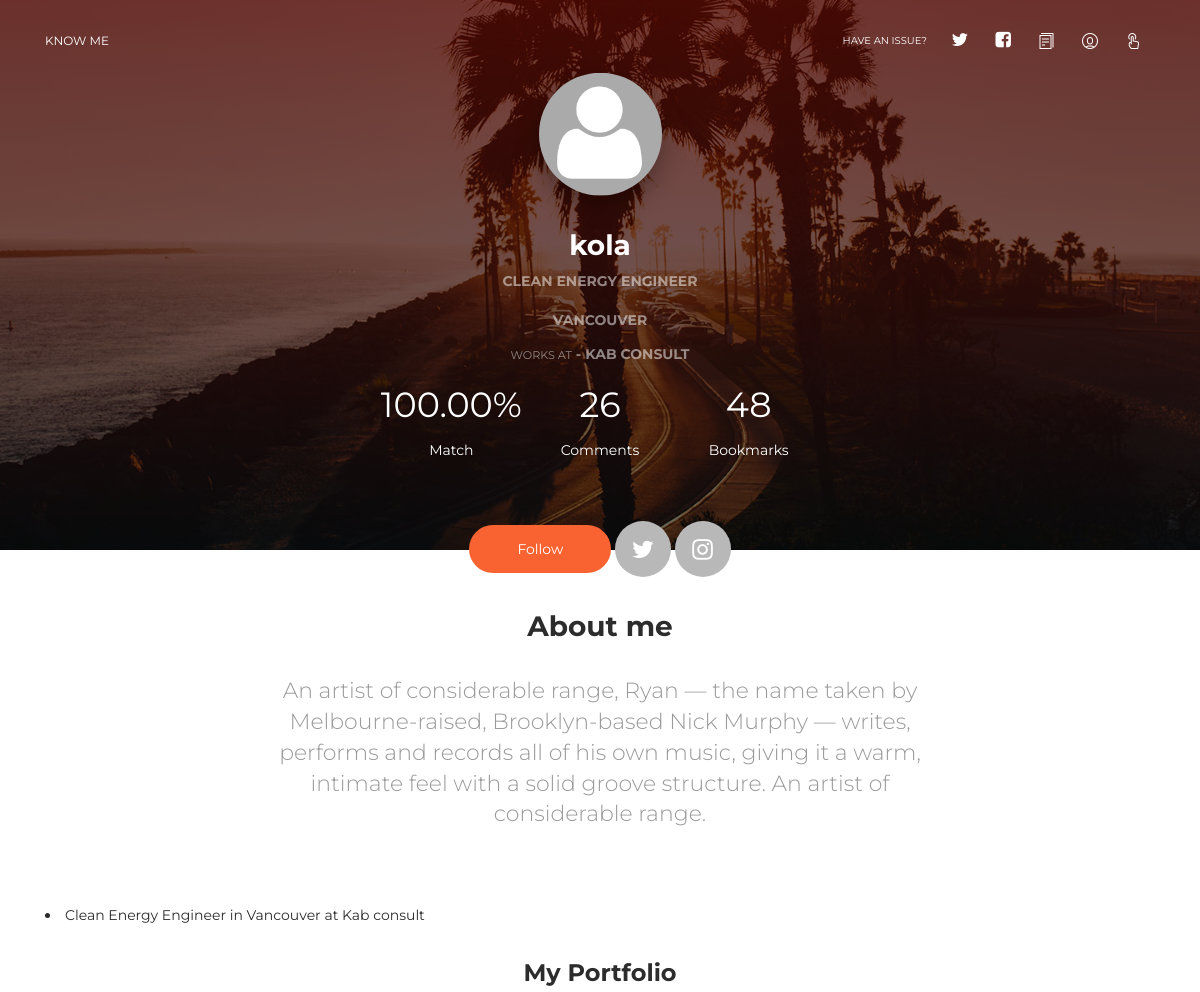
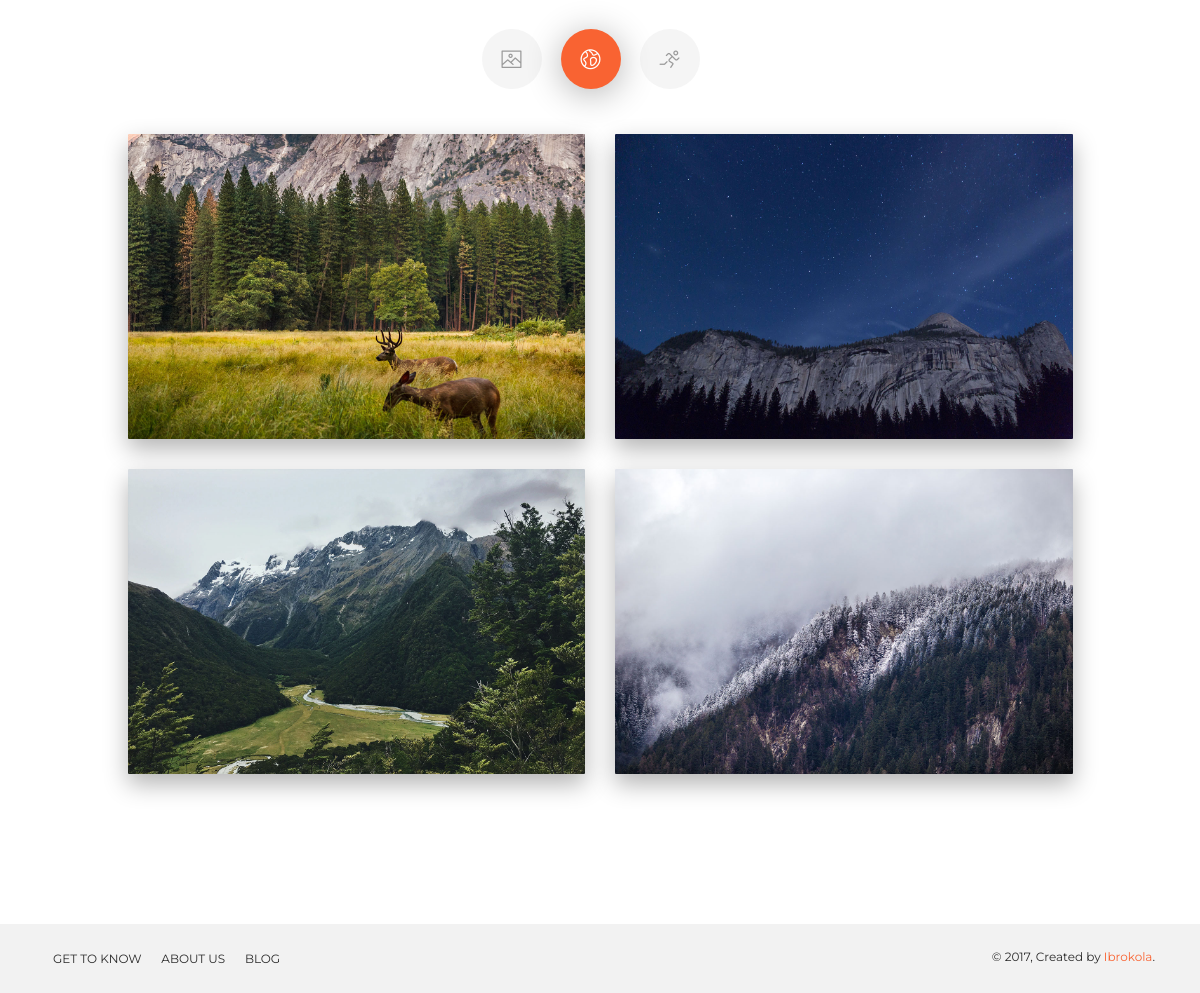
The app's page /profile/kola/ (signed in) with its own data (2 pictures, top to bottom).
### profiles/models.py (models this page shows, shortened)
class Profile(models.Model):
	user = models.OneToOneField(User)
	location = models.CharField(max_length=120, null=True, blank=True)
	picture = models.ImageField(upload_to=upload_location, null=True, blank=True)

class UserJob(models.Model):
	user = models.ForeignKey(User)
	position = models.CharField(max_length=220)
	location = models.CharField(max_length=220)
	employer_name = models.CharField(max_length=220)

### matches/models.py (models this page shows, shortened)
class Match(models.Model):
	user_a = models.ForeignKey(settings.AUTH_USER_MODEL, related_name='match_user_a')
	user_b = models.ForeignKey(settings.AUTH_USER_MODEL, related_name='match_user_b')
	match_decimal = models.DecimalField(decimal_places=8, max_digits=12, default=0.00)
	questions_answered = models.IntegerField(default=0)
	timestamp = models.DateTimeField(auto_now_add=True, auto_now=False)
	updated = models.DateTimeField(auto_now_add=False, auto_now=True)
	objects = MatchManager()
	@property
	def get_percent(self):
		new_decimal = Decimal(self.match_decimal) * Decimal(100)
		return "%.2f%%" %(new_decimal)
	def check_update(self):
		now = timezone.now()
		offset = now - datetime.timedelta(hours=12)
		if self.updated <= offset or self.match_decimal == 0.0:
			self.do_match()
		else:
			print("already updated")

### profiles/views.py (the view)
# urls.py: url(r'^profile/(?P<username>[\w.@+-]+)/$', profile_view, name='profile'),
@login_required
def profile_view(request, username):
	if request.user.is_authenticated():
		user = get_object_or_404(User, username=username)
		profile, created = Profile.objects.get_or_create(user=user)
		match, match_created = Match.objects.get_or_create_match(user_a=request.user, user_b=user)
		jobs = user.userjob_set.all()
		template = "profiles/profile_view.html"
		context = {
				"profile": profile,
				"match": match,
				"jobs": jobs,
		}
		return render(request, template, context)
	else:
		raise Http404

### matches/models.py (called while the page is built)
	def get_queryset(self):
		return MatchQuerySet(self.model, using=self._db)

	def get_or_create_match(self, user_a=None, user_b=None):
		try:
			obj = self.get(user_a=user_a, user_b=user_b)
		except:
			obj = None
		try:
			obj_2 = self.get(user_a=user_b, user_b=user_a)
		except:
			obj_2 = None
		if obj and not obj_2:
			obj.check_update()
			return obj, False
		elif not obj and obj_2:
			obj_2.check_update()
			return obj_2, False
		else:
			new_instance = self.create(user_a=user_a, user_b=user_b)
			new_instance.do_match()
			return new_instance, True

### templates/profiles/profile_view.html (shortened to what this page needs)
{% extends 'base.html' %}
{% load static %}
{% block content %}
<div class="page-header page-header-small" filter-color="orange">
	<div class="page-header-image" data-parallax="true" style="background-image: url('{% static 'img/bg5.jpg' %}');">
	</div>
	<div class="container">
	    <div class="content-center">
	        <div class="photo-container">
	        {% if profile.picture %}
	            <img src="{{ profile.picture.url }}" alt="">
	        {% else %}
	        	<img src="{% static 'img/deafult.png' %}">
	        {% endif %}
	        </div>
	        <h3 class="title">{{ profile.user }}</h3>
	        {% if jobs %}
		        {% for job in jobs %}
		        	<p class="category">{{ job.position }}</p>
		        	<p class="category">{{ job.location }}</p>
		        	<h6 class="category"><small>Works at</small> - {{ job.employer_name }}</h6>
		        {% endfor %}
	        {% endif %}
	        <div class="content">
	            <div class="social-description">
	                <h2>{{ match.get_percent }}</h2>
	                <p>Match</p>
	            </div>
	            <div class="social-description">
	                <h2>26</h2>
	                <p>Comments</p>
	            </div>
	            <div class="social-description">
	                <h2>48</h2>
	                <p>Bookmarks</p>
	            </div>
	        </div>
	    </div>
	</div>
</div>
<div class="section">
    <div class="container">
        <div class="button-container">
            <a href="#button" class="btn btn-primary btn-round btn-lg">Follow</a>
            <a href="#button" class="btn btn-default btn-round btn-lg btn-icon" rel="tooltip" title="Follow me on Twitter">
                <i class="fa fa-twitter"></i>
            </a>
            <a href="#button" class="btn btn-default btn-round btn-lg btn-icon" rel="tooltip" title="Follow me on Instagram">
                <i class="fa fa-instagram"></i>
            </a>
        </div>
        <h3 class="title">About me</h3>
        <h5 class="description">An artist of considerable range, Ryan — the name taken by Melbourne-raised, Brooklyn-based Nick Murphy — writes, performs and records all of his own music, giving it a warm, intimate feel with a solid groove structure. An artist of considerable range.</h5>
    	{% if jobs %}
    		{% for job in jobs %}
    			<li> {{ job.position }} in {{ job.location }} at {{ job.employer_name }}</li>
    		{% endfor %}
    	{% endif %}
        <div class="row">
            <div class="col-md-6 offset-md-3">
                <h4 class="title text-center">My Portfolio</h4>
                <div class="nav-align-center">
                    <ul class="nav nav-pills nav-pills-primary" role="tablist">
                        <li class="nav-item">
                            <a class="nav-link" data-toggle="tab" href="#profile" role="tablist">
                                <i class="now-ui-icons design_image"></i>
                            </a>
                        </li>
                        <li class="nav-item">
                            <a class="nav-link active" data-toggle="tab" href="#home" role="tablist">
                                <i class="now-ui-icons location_world"></i>
                            </a>
                        </li>
                        <li class="nav-item">
                            <a class="nav-link" data-toggle="tab" href="#messages" role="tablist">
                                <i class="now-ui-icons sport_user-run"></i>
                            </a>
                        </li>
                    </ul>
                </div>
            </div>
            <div class="tab-content gallery">
                <div class="tab-pane active" id="home" role="tabpanel">
                    <div class="row">
                        <div class="col-md-10 offset-md-1">
                            <div class="row collections">
                                <div class="col-md-6">
                                    <img src="../assets/img/bg1.jpg" alt="" class="img-raised">
                                    <img src="../assets/img/bg3.jpg" alt="" class="img-raised">
                                </div>
                                <div class="col-md-6">
                                    <img src="../assets/img/bg8.jpg" alt="" class="img-raised">
                                    <img src="../assets/img/bg7.jpg" alt="" class="img-raised">
                                </div>
                            </div>
                        </div>
                    </div>
                </div>
            </div>
        </div>
    </div>
</div>
{% endblock %}

### records on screen
Profile: user "kola"
UserJob: position "CLEAN ENERGY ENGINEER", location "VANCOUVER", employer_name "KAB CONSULT", position "Clean Energy Engineer", location "Vancouver", employer_name "Kab consult"
Match: get_percent "100.00%"
